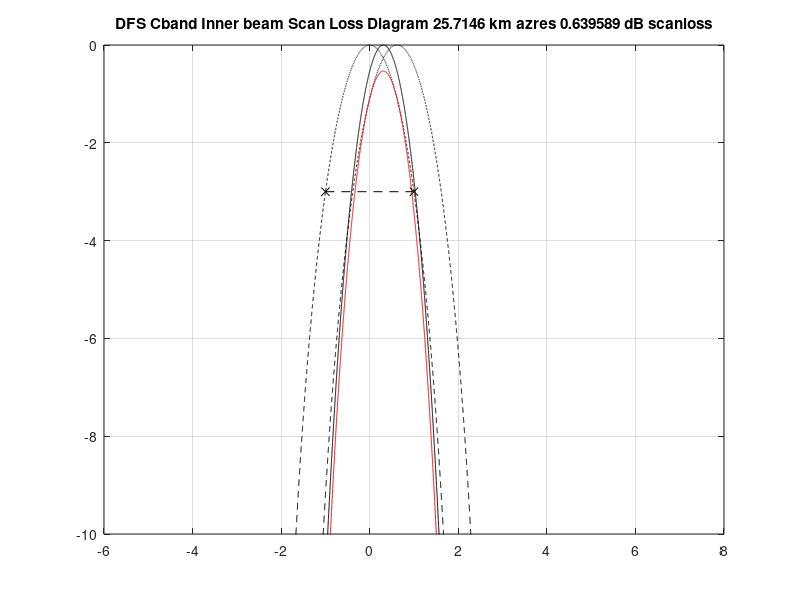

MATLAB code to generate this figure: (Note: this script raises an error after producing the figure.)
for beam=1:2
  beamstr={'DFS Cband Inner', 'DFS Cband Outer', 'QuikSCAT Inner', 'QuikSCAT Outer'};
pref={'DFSCbandin','DFSCbandout','QSin','QSout'};
r= 6378.15    % km at equator, spherical earth should be good enough 
spinrate=[22,22,18,18]; % rpm
spinrate=spinrate(beam)*2*pi/60; % rad/s
pri = [0.01,0.01,0.0108,0.0108]; % seconds
pri=pri(beam);
look=[43, 49, 40, 46]; % deg
speed_light=2.9979e5; % km/s
alt=[710,710,800,800]; 
alt=alt(beam);

% we estimate the radius of the scan circle on the ground, and the slant range
% using law of sines
look=look(beam)*pi/180;
inc=asin((sin(look)*(r+alt))/r);
slantrange=sin(inc-look)*r/sin(look);
scanrad=r*(inc-look);

% we estimate the arc length on the ground (really we want the interior
% line segment of the arc but this is close enough)
rtt=2*slantrange/speed_light;
arclength = scanrad * rtt *spinrate;

% by breaking isoseles triangle bounded by 2 slantrange lengths and 
% the arclength on the ground into two right triangles we get
scanlossang=2*atan(arclength/(2*slantrange));


beamwidth = [2.0, 2.0, 1.8,1.7]  % degrees 1-way

beamwidth=beamwidth(beam)


res1way=slantrange*beamwidth*pi/180
x=-3*beamwidth:0.001:3*beamwidth;
xoff=x-scanlossang*180/pi;
xmid=x+scanlossang*180/pi/2;
wf=0.44295/(beamwidth/2);
gpattrans=sinc(x*wf).^2;
gpatrec=sinc(xoff*wf).^2;

glossfree=gpattrans.*gpattrans;
glossy=gpattrans.*gpatrec;

figure(beam)
plot(x,10*log10(gpattrans),'--k',x,10*log10(gpatrec),'--k',x,10*log10(glossy),'r',xmid,10*log10(glossfree),'k');
set(gca,'Ylim',[-10,0]);
grid on
hold on
plot([-beamwidth/2,beamwidth/2],[-3,-3],'k--x')
hold off
i=find(x<0);
[m,j1]=min(abs(glossfree(i)-0.5));
j1=i(j1);

i=find(x>0);
[m,j2]=min(abs(glossfree(i)-0.5));
j2=i(j2);
res=slantrange*(x(j2)-x(j1))*pi/180
scloss=10*log10(sum(glossfree)/sum(glossy));

titl=sprintf('%s beam Scan Loss Diagram %g km azres %g dB scanloss',beamstr{beam},res,scloss);
title(titl);
legend('Transmit','Recieve','Lossy Two-way','Ideal Two-way',0);
xlabel('Azimuth in Antenna Frame (deg)');
ylabel('dB');


outfile=sprintf('scanloss_cband_diagram_%s.png',pref{beam});
print('-dpng',outfile);
end
